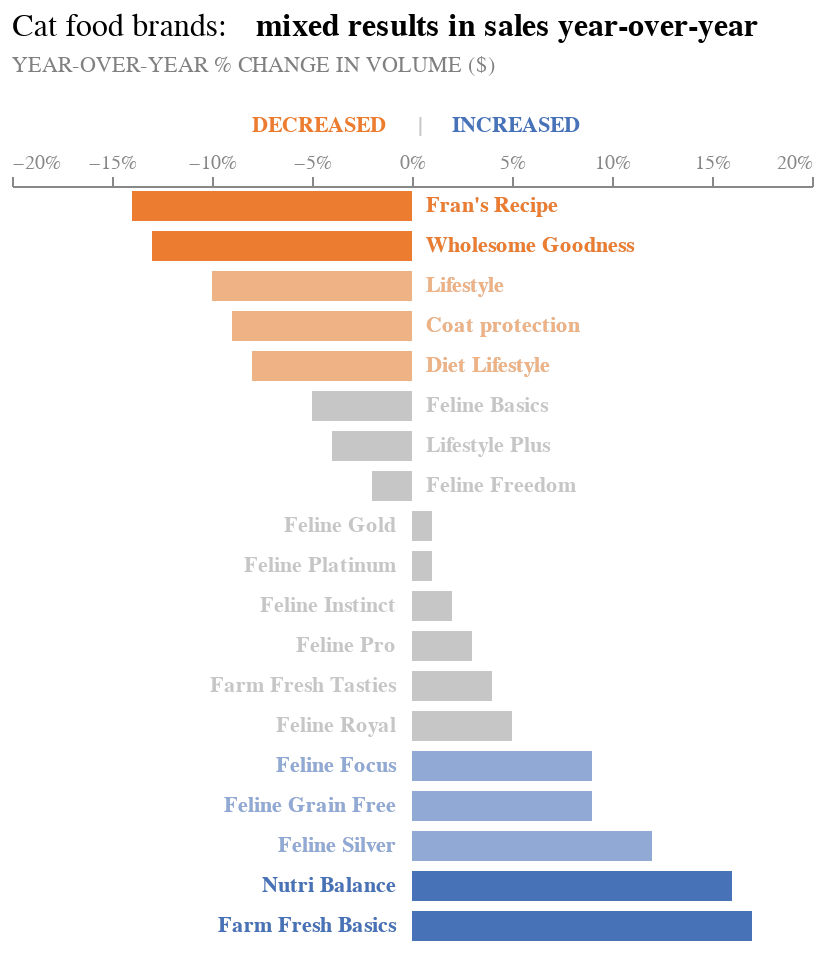

Notebook source saved alongside this figure:
### Markdown cell above
### The Original graph:

### Code cell
decreased_most = table.nsmallest(2, 'Change')
increased_most = table.nlargest(2, 'Change')

brands_decreased = decreased_most['Brands'].tolist()
brands_increased = increased_most['Brands'].tolist()

conditions_decreased = [f'datum.Brands == "{brand}"' for brand in brands_decreased]
condition_decreased = f"({'|'.join(conditions_decreased)})"

conditions_increased = [f'datum.Brands == "{brand}"' for brand in brands_increased]
condition_increased = f"({'|'.join(conditions_increased)})"

chart_gray = alt.Chart(
    table
    ).mark_bar(color = "#c6c6c6", size = 15).encode(
    x = alt.X(
        "Change", 
        scale = alt.Scale(domain = [-0.20, 0.20]), 
        axis = alt.Axis(grid = False, orient = "top", 
                        labelColor = "#888888", titleColor = '#888888', 
                        titleFontWeight = 'normal', format = "%"),
        title = None
        ),
    y = alt.Y("Brands", sort = None, axis = None)
    )

chart_oranges_mix = alt.Chart(table).mark_bar( 
        size = 15
        ).encode(
    x = alt.X(
        "Change", 
        scale = alt.Scale(domain = [-0.20, 0.20]), 
        axis = alt.Axis(grid = False, orient = "top", 
                        labelColor = "#888888", titleColor = '#888888', 
                        titleFontWeight = 'normal', format = "%"),
        title = None
        ),
    y = alt.Y("Brands", sort = None, axis = None),
    color = alt.condition(condition_decreased, alt.value('#ec7c30'), alt.value('#efb284'))
).transform_filter(
    alt.FieldOneOfPredicate(field='Brands', oneOf = ["Fran's Recipe", 'Wholesome Goodness',
                                                     'Lifestyle', 'Coat protection', 'Diet Lifestyle'])
    )

chart_blue_mix = alt.Chart(table).mark_bar( 
        size = 15
        ).encode(
    x = alt.X(
        "Change", 
        scale = alt.Scale(domain = [-0.20, 0.20]), 
        axis = alt.Axis(grid = False, orient = "top", 
                        labelColor = "#888888", titleColor = '#888888', 
                        titleFontWeight = 'normal', format = "%"),
        title = None
        ),
    y = alt.Y("Brands", sort = None, axis = None),
    color = alt.condition(condition_increased,
                          alt.value('#4772b8'), alt.value('#91a9d5'))
    ).transform_filter(
    alt.FieldOneOfPredicate(field='Brands', oneOf = ['Feline Focus', 'Feline Grain Free', 'Feline Silver',
                                                    'Nutri Balance', 'Farm Fresh Basics'])
    )

label1_gray = alt.Chart(table.loc[table['Change'] < 0]).mark_text(align = 'left', color = "#c6c6c6", fontWeight = 700).encode(
    x = alt.value(207),
    y = alt.Y('Brands', sort = None),
    text = alt.Text('Brands')
    )

label2_gray = alt.Chart(table.loc[table['Change'] > 0]).mark_text(align = 'right', color = "#c6c6c6", fontWeight = 700).encode(
    x = alt.value(192),
    y = alt.Y('Brands', sort = None),
    text = alt.Text('Brands')
    )

label_oranges = alt.Chart(table.loc[table['Change'] < 0]).mark_text(align = 'left', fontWeight = 700).encode(
    x = alt.value(207),
    y = alt.Y('Brands', sort = None),
    text = alt.Text('Brands'),
    color = alt.condition(condition_decreased,
                          alt.value('#ec7c30'), 
                          alt.value('#efb284'))
    ).transform_filter(
    alt.FieldOneOfPredicate(field='Brands', oneOf = ["Fran's Recipe", 'Wholesome Goodness',
                                                     'Lifestyle', 'Coat protection', 'Diet Lifestyle'])
    )


label_blue = alt.Chart(table.loc[table['Change'] > 0]).mark_text(align = 'right', fontWeight = 700).encode(
    x = alt.value(192),
    y = alt.Y('Brands', sort = None),
    text = alt.Text('Brands'),
    color = alt.condition(condition_increased,
                          alt.value('#4772b8'), 
                          alt.value('#91a9d5'))
    ).transform_filter(
    alt.FieldOneOfPredicate(field='Brands', oneOf = ['Feline Focus', 'Feline Grain Free', 'Feline Silver',
                                                    'Nutri Balance', 'Farm Fresh Basics'])
    )

title_bw = alt.Chart(
    {"values": [{"text":  ["Cat food brands:"]}]}
    ).mark_text(
        size = 16, align = "left", dx = -200, dy = -270, fontWeight = 'normal', color = 'black'
        ).encode(
            text = "text:N"
            )

title_bw_bold = alt.Chart(
    {"values": [{"text":  [
        'Lifestyle line brands decline'
         ]}]}
).mark_text(size = 16, align = "left", dx = -78, dy = -270, fontWeight = 700, color = 'black').encode(
    text = "text:N"
)

title_bw_bold_2 = alt.Chart(
    {"values": [{"text":  [
        'mixed results in sales year-over-year'
         ]}]}
).mark_text(size = 16, align = "left", dx = -78, dy = -270, fontWeight = 700, color = 'black').encode(
    text = "text:N"
)

subtitle_bw = alt.Chart(
    {"values": [{"text":  [
        "YEAR-OVER-YEAR % CHANGE IN VOLUME ($)"
         ]}]}
).mark_text(size = 11, align = "left", dx = -200, dy = -250, fontWeight = 'normal', color = 'gray').encode(
    text = "text:N"
)

decreased_orange = alt.Chart(
    {"values": [{"text":  [
        'DECREASED'
         ]}]}
).mark_text(size = 11, align = "left", dx = -80, dy = -220, fontWeight = 700, color = '#ec7c30').encode(
    text = "text:N"
)

increased_blue = alt.Chart(
    {"values": [{"text":  [
            'INCREASED'
         ]}]}
).mark_text(size = 11, align = "left", dx = 20, dy = -220, fontWeight = 700, color = '#4772b8').encode(
    text = "text:N"
)

separation =  alt.Chart(
    {"values": [{"text":  [
            '|'
         ]}]}
).mark_text(size = 11, align = "left", dx = 3, dy = -220, fontWeight = 700, color = '#c6c6c6').encode(
    text = "text:N"
)

original = (chart_gray + chart_oranges_mix + 
          chart_blue_mix + label1_gray + 
          label2_gray + label_oranges + label_blue + 
          title_bw + title_bw_bold_2 + subtitle_bw + 
          decreased_orange + increased_blue + separation)

original.properties(width = 400).configure_view(stroke = None)

### Figure 1 — Vega-Lite specification as saved in the notebook (floating-point values rounded to 4 significant figures)
{"config": {"view": {"continuousWidth": 300, "continuousHeight": 300, "stroke": null}}, "layer": [{"mark": {"type": "bar", "color": "#c6c6c6", "size": 15}, "encoding": {"x": {"axis": {"format": "%", "grid": false, "labelColor": "#888888", "orient": "top", "titleColor": "#888888", "titleFontWeight": "normal"}, "field": "Change", "scale": {"domain": [-0.2, 0.2]}, "title": null, "type": "quantitative"}, "y": {"axis": null, "field": "Brands", "sort": null, "type": "nominal"}}}, {"mark": {"type": "bar", "size": 15}, "encoding": {"color": {"condition": {"test": "(datum.Brands == \"Fran's Recipe\"|datum.Brands == \"Wholesome Goodness\")", "value": "#ec7c30"}, "value": "#efb284"}, "x": {"axis": {"format": "%", "grid": false, "labelColor": "#888888", "orient": "top", "titleColor": "#888888", "titleFontWeight": "normal"}, "field": "Change", "scale": {"domain": [-0.2, 0.2]}, "title": null, "type": "quantitative"}, "y": {"axis": null, "field": "Brands", "sort": null, "type": "nominal"}}, "transform": [{"filter": {"field": "Brands", "oneOf": ["Fran's Recipe", "Wholesome Goodness", "Lifestyle", "Coat protection", "Diet Lifestyle"]}}]}, {"mark": {"type": "bar", "size": 15}, "encoding": {"color": {"condition": {"test": "(datum.Brands == \"Farm Fresh Basics\"|datum.Brands == \"Nutri Balance\")", "value": "#4772b8"}, "value": "#91a9d5"}, "x": {"axis": {"format": "%", "grid": false, "labelColor": "#888888", "orient": "top", "titleColor": "#888888", "titleFontWeight": "normal"}, "field": "Change", "scale": {"domain": [-0.2, 0.2]}, "title": null, "type": "quantitative"}, "y": {"axis": null, "field": "Brands", "sort": null, "type": "nominal"}}, "transform": [{"filter": {"field": "Brands", "oneOf": ["Feline Focus", "Feline Grain Free", "Feline Silver", "Nutri Balance", "Farm Fresh Basics"]}}]}, {"data": {"name": "data-0cc3663d469e54c83c8449d2705bfe37"}, "mark": {"type": "text", "align": "left", "color": "#c6c6c6", "fontWeight": 700}, "encoding": {"text": {"field": "Brands", "type": "nominal"}, "x": {"value": 207}, "y": {"field": "Brands", "sort": null, "type": "nominal"}}}, {"data": {"name": "data-ec5f7c8dc3e548f95008aa754a246610"}, "mark": {"type": "text", "align": "right", "color": "#c6c6c6", "fontWeight": 700}, "encoding": {"text": {"field": "Brands", "type": "nominal"}, "x": {"value": 192}, "y": {"field": "Brands", "sort": null, "type": "nominal"}}}, {"data": {"name": "data-0cc3663d469e54c83c8449d2705bfe37"}, "mark": {"type": "text", "align": "left", "fontWeight": 700}, "encoding": {"color": {"condition": {"test": "(datum.Brands == \"Fran's Recipe\"|datum.Brands == \"Wholesome Goodness\")", "value": "#ec7c30"}, "value": "#efb284"}, "text": {"field": "Brands", "type": "nominal"}, "x": {"value": 207}, "y": {"field": "Brands", "sort": null, "type": "nominal"}}, "transform": [{"filter": {"field": "Brands", "oneOf": ["Fran's Recipe", "Wholesome Goodness", "Lifestyle", "Coat protection", "Diet Lifestyle"]}}]}, {"data": {"name": "data-ec5f7c8dc3e548f95008aa754a246610"}, "mark": {"type": "text", "align": "right", "fontWeight": 700}, "encoding": {"color": {"condition": {"test": "(datum.Brands == \"Farm Fresh Basics\"|datum.Brands == \"Nutri Balance\")", "value": "#4772b8"}, "value": "#91a9d5"}, "text": {"field": "Brands", "type": "nominal"}, "x": {"value": 192}, "y": {"field": "Brands", "sort": null, "type": "nominal"}}, "transform": [{"filter": {"field": "Brands", "oneOf": ["Feline Focus", "Feline Grain Free", "Feline Silver", "Nutri Balance", "Farm Fresh Basics"]}}]}, {"data": {"name": "data-61ed60cd51bbea95a6d688536e3e2c35"}, "mark": {"type": "text", "align": "left", "color": "black", "dx": -200, "dy": -270, "fontWeight": "normal", "size": 16}, "encoding": {"text": {"field": "text", "type": "nominal"}}}, {"data": {"name": "data-3250e3b759259a267385e6508eb69b35"}, "mark": {"type": "text", "align": "left", "color": "black", "dx": -78, "dy": -270, "fontWeight": 700, "size": 16}, "encoding": {"text": {"field": "text", "type": "nominal"}}}, {"data": {"name": "data-ba11cdcb5208607813ec99b1dd569bab"}, "mark": {"type": "text", "align": "left", "color": "gray", "dx": -200, "dy": -250, "fontWeight": "normal", "size": 11}, "encoding": {"text": {"field": "text", "type": "nominal"}}}, {"data": {"name": "data-3ecb015f60fd260c79b4fc4b31f64dd1"}, "mark": {"type": "text", "align": "left", "color": "#ec7c30", "dx": -80, "dy": -220, "fontWeight": 700, "size": 11}, "encoding": {"text": {"field": "text", "type": "nominal"}}}, {"data": {"name": "data-57e7b42d682c5889d2d5910745e9ec89"}, "mark": {"type": "text", "align": "left", "color": "#4772b8", "dx": 20, "dy": -220, "fontWeight": 700, "size": 11}, "encoding": {"text": {"field": "text", "type": "nominal"}}}, {"data": {"name": "data-f20e0fb6a7aa96b3235c63a327f85e9f"}, "mark": {"type": "text", "align": "left", "color": "#c6c6c6", "dx": 3, "dy": -220, "fontWeight": 700, "size": 11}, "encoding": {"text": {"field": "text", "type": "nominal"}}}], "data": {"name": "data-9ee411e192bdf834e5a77b44a346fa8f"}, "width": 400, "$schema": "https://vega.github.io/schema/vega-lite/v5.15.1.json", "datasets": {"data-9ee411e192bdf834e5a77b44a346fa8f": [{"spacing for dot plot": 0, "Brands": "Fran's Recipe", "Change": -0.14}, {"spacing for dot plot": 1, "Brands": "Wholesome Goodness", "Change": -0.13}, {"spacing for dot plot": 2, "Brands": "Lifestyle", "Change": -0.1}, {"spacing for dot plot": 3, "Brands": "Coat protection", "Change": -0.09}, {"spacing for dot plot": 4, "Brands": "Diet Lifestyle", "Change": -0.08}, {"spacing for dot plot": 5, "Brands": "Feline Basics", "Change": -0.05}, {"spacing for dot plot": 6, "Brands": "Lifestyle Plus", "Change": -0.04}, {"spacing for dot plot": 7, "Brands": "Feline Freedom", "Change": -0.02}, {"spacing for dot plot": 8, "Brands": "Feline Gold", "Change": 0.01}, {"spacing for dot plot": 9, "Brands": "Feline Platinum", "Change": 0.01}, {"spacing for dot plot": 10, "Brands": "Feline Instinct", "Change": 0.02}, {"spacing for dot plot": 11, "Brands": "Feline Pro", "Change": 0.03}, {"spacing for dot plot": 12, "Brands": "Farm Fresh Tasties", "Change": 0.04}, {"spacing for dot plot": 13, "Brands": "Feline Royal", "Change": 0.05}, {"spacing for dot plot": 14, "Brands": "Feline Focus", "Change": 0.09}, {"spacing for dot plot": 15, "Brands": "Feline Grain Free", "Change": 0.09}, {"spacing for dot plot": 16, "Brands": "Feline Silver", "Change": 0.12}, {"spacing for dot plot": 17, "Brands": "Nutri Balance", "Change": 0.16}, {"spacing for dot plot": 18, "Brands": "Farm Fresh Basics", "Change": 0.17}], "data-0cc3663d469e54c83c8449d2705bfe37": [{"spacing for dot plot": 0, "Brands": "Fran's Recipe", "Change": -0.14}, {"spacing for dot plot": 1, "Brands": "Wholesome Goodness", "Change": -0.13}, {"spacing for dot plot": 2, "Brands": "Lifestyle", "Change": -0.1}, {"spacing for dot plot": 3, "Brands": "Coat protection", "Change": -0.09}, {"spacing for dot plot": 4, "Brands": "Diet Lifestyle", "Change": -0.08}, {"spacing for dot plot": 5, "Brands": "Feline Basics", "Change": -0.05}, {"spacing for dot plot": 6, "Brands": "Lifestyle Plus", "Change": -0.04}, {"spacing for dot plot": 7, "Brands": "Feline Freedom", "Change": -0.02}], "data-ec5f7c8dc3e548f95008aa754a246610": [{"spacing for dot plot": 8, "Brands": "Feline Gold", "Change": 0.01}, {"spacing for dot plot": 9, "Brands": "Feline Platinum", "Change": 0.01}, {"spacing for dot plot": 10, "Brands": "Feline Instinct", "Change": 0.02}, {"spacing for dot plot": 11, "Brands": "Feline Pro", "Change": 0.03}, {"spacing for dot plot": 12, "Brands": "Farm Fresh Tasties", "Change": 0.04}, {"spacing for dot plot": 13, "Brands": "Feline Royal", "Change": 0.05}, {"spacing for dot plot": 14, "Brands": "Feline Focus", "Change": 0.09}, {"spacing for dot plot": 15, "Brands": "Feline Grain Free", "Change": 0.09}, {"spacing for dot plot": 16, "Brands": "Feline Silver", "Change": 0.12}, {"spacing for dot plot": 17, "Brands": "Nutri Balance", "Change": 0.16}, {"spacing for dot plot": 18, "Brands": "Farm Fresh Basics", "Change": 0.17}], "data-61ed60cd51bbea95a6d688536e3e2c35": [{"text": ["Cat food brands:"]}], "data-3250e3b759259a267385e6508eb69b35": [{"text": ["mixed results in sales year-over-year"]}], "data-ba11cdcb5208607813ec99b1dd569bab": [{"text": ["YEAR-OVER-YEAR % CHANGE IN VOLUME ($)"]}], "data-3ecb015f60fd260c79b4fc4b31f64dd1": [{"text": ["DECREASED"]}], "data-57e7b42d682c5889d2d5910745e9ec89": [{"text": ["INCREASED"]}], "data-f20e0fb6a7aa96b3235c63a327f85e9f": [{"text": ["|"]}]}}
